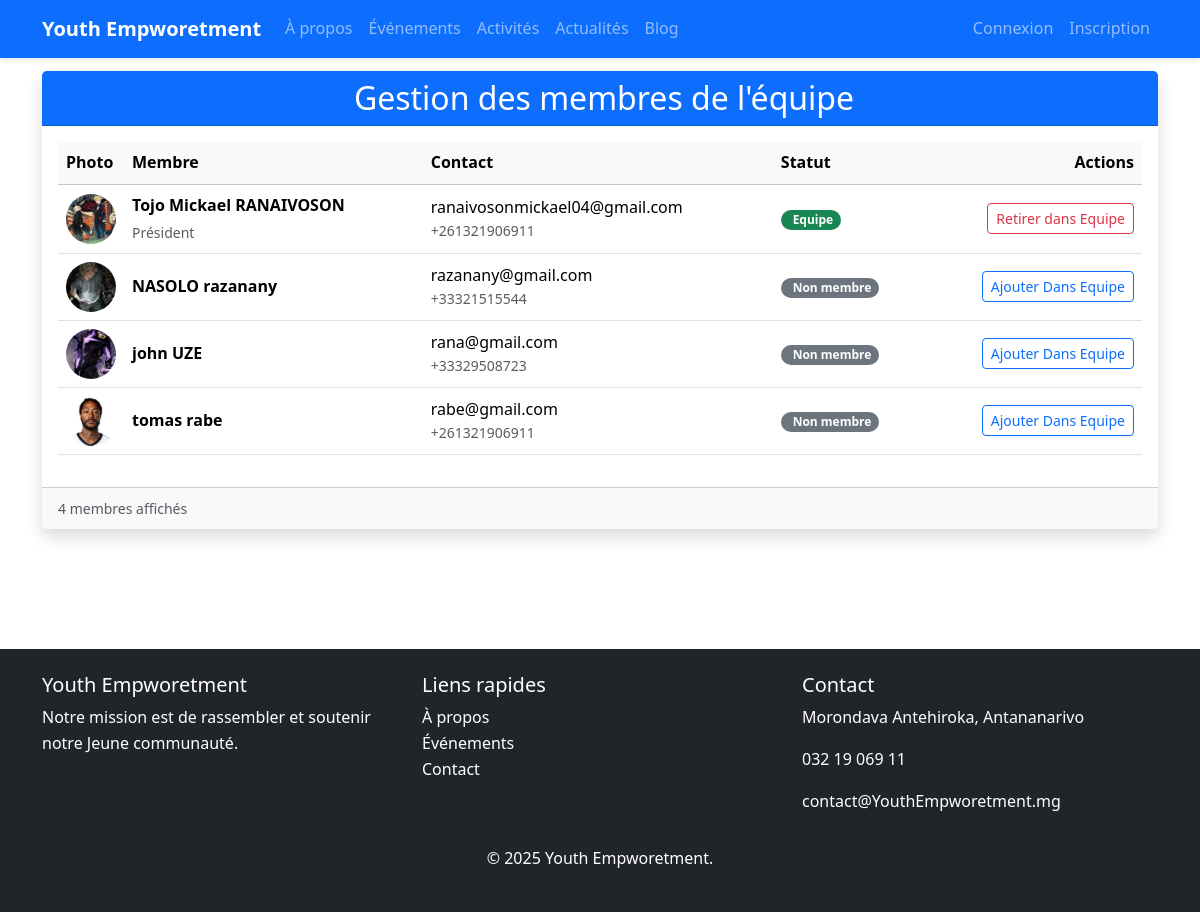
Page /list_membres/ on the earlier database version.
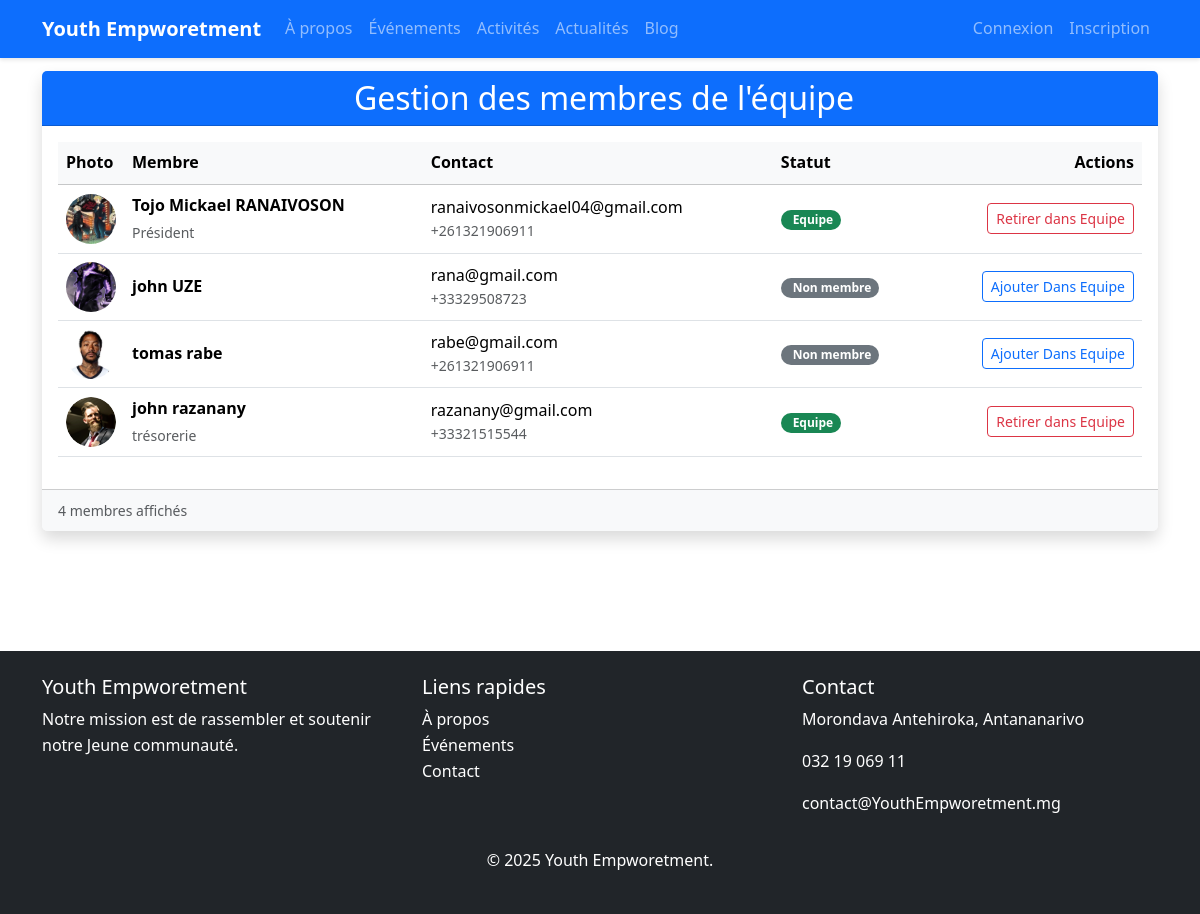
Same page on the later database version.
### AppMembre/models.py (models this page shows, shortened)
class Utilisateur(models.Model):
    nom = models.CharField(max_length=20)
    prenom = models.CharField(max_length=50)
    date_naissance = models.DateField()
    telephone = models.CharField(max_length=20)
    adresse = models.CharField(max_length=50,blank=True, null=True)
    photo = models.ImageField(upload_to='static/images/membres/')
    email = models.EmailField()
    mot_de_passe = models.TextField()
    date_inscription = models.DateField(auto_now_add=True)
    role = models.CharField(max_length=50)
    USERNAME_FIELD = 'email'
    REQUIRED_FIELD =['username']
    class Meta:
        verbose_name = "Utilisateur"
        verbose_name_plural = "Utilisateurs"

### AppEquipe/models.py (models this page shows, shortened)
class Equipe(models.Model):
    membre = models.OneToOneField(Utilisateur,on_delete=models.CASCADE)
    role = models.CharField(max_length=100, verbose_name="Rôle dans l'équipe")
    ordre_affichage = models.PositiveIntegerField(default=0)
    date_ajout = models.DateTimeField(auto_now_add=True)
    class Meta:
        verbose_name = "Membre de l'équipe"
        verbose_name_plural = "Équipe"
        ordering = ['ordre_affichage']

### AppEquipe/views.py (the view)
# urls.py: path('list_membres/',liste_membres,name="liste_membres"),
def liste_membres(request):
    membres = Utilisateur.objects.all()
    equipe_membres_ids = Equipe.objects.values_list('membre_id', flat=True)
    membres_avec_statut = []
    for membre in membres:
        dans_equipe = membre.id in equipe_membres_ids
        membres_avec_statut.append({
            'membre': membre,
            'dans_equipe': dans_equipe,
            'role_equipe': Equipe.objects.filter(membre=membre).first().role if dans_equipe else None
        })
    return render(request, 'MembreListe.html', {
        'membres_avec_statut': membres_avec_statut
    })

### templates/MembreListe.html (shortened to what the changed rows need)
{% extends 'layouts/master.html' %}
{% load static %}
{% block content %}
    <div class="container py-5">
        <div class="row">
            <div class="col-12 marg">
                <div class="card shadow mb-4">
                    <div class="card-header bg-primary text-white">
                        <h2 class="card-title mb-0 text-center">
                            Gestion des membres de l'équipe
                        </h2>
                    </div>
                    <div class="card-body">
                        <div class="table-responsive">
                            <table class="table table-hover align-middle">
                                <thead class="table-light">
                                    <tr>
                                        <th style="width: 60px">Photo</th>
                                        <th>Membre</th>
                                        <th>Contact</th>
                                        <th>Statut</th>
                                        <th class="text-end">Actions</th>
                                    </tr>
                                </thead>
                                <tbody>
                                    {% for item in membres_avec_statut %}
                                    <tr>
                                        <td>
                                            {% if item.membre.photo %}
                                            <img src="{{ item.membre.photo.url }}"
                                                class="rounded-circle object-fit-cover"
                                                width="50" height="50"
                                                alt="{{ item.membre.get_full_name }}">
                                            {% else %}
                                            <div class="rounded-circle bg-secondary d-flex align-items-center justify-content-center"
                                                style="width: 50px; height: 50px;">
                                                <i class="bi bi-person text-white"></i>
                                            </div>
                                            {% endif %}
                                        </td>
                                        <td>
                                            <strong>{{ item.membre.prenom }} {{ item.membre.nom }}</strong>
                                            {% if item.dans_equipe %}
                                            <div class="text-muted small mt-1">
                                                {{ item.role_equipe }}
                                            </div>
                                            {% endif %}
                                        </td>
                                        <td>
                                            <div>{{ item.membre.email }}</div>
                                            <div class="text-muted small">{{ item.membre.telephone }}</div>
                                        </td>
                                        <td>
                                            {% if item.dans_equipe %}
                                            <span class="badge bg-success rounded-pill">
                                                Equipe
                                            </span>
                                            {% else %}
                                            <span class="badge bg-secondary rounded-pill">
                                                Non membre
                                            </span>
                                            {% endif %}
                                        </td>
                                        <td class="text-end">
                                            {% if item.dans_equipe %}
                                            <button class="btn btn-outline-danger btn-sm"
                                                    onclick="confirmRetrait('{{ item.membre.prenom }}', '{{ item.membre.nom }}', {{ item.membre.id }})">
                                                 Retirer dans Equipe
                                            </button>
                                            {% else %}
                                            <button class="btn btn-outline-primary btn-sm"
                                                    data-bs-toggle="modal"
                                                    data-bs-target="#ajouterModal"
                                                    onclick="prepareAjout('{{ item.membre.prenom }}', '{{ item.membre.nom }}', {{ item.membre.id }})">
                                                 Ajouter Dans Equipe
                                            </button>
                                            {% endif %}
                                        </td>
                                    </tr>
                                    {% endfor %}
                                </tbody>
                            </table>
                        </div>
                    </div>
                </div>
            </div>
        </div>
    </div>
{% endblock %}

Differences in the rows shown:
removed Utilisateur: membre.photo (picture), membre.prenom "NASOLO", membre.nom "razanany", membre.email "razanany@gmail.com", membre.telephone "+33321515544", shows "Non membre"
added Utilisateur: shows a picture, membre.prenom "john", membre.nom "razanany", role_equipe "trésorerie", membre.email "razanany@gmail.com", membre.telephone "+33321515544", shows "Equipe"
